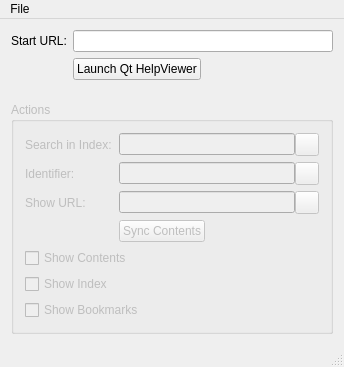
<ui version="4.0" >
 <class>RemoteControlClass</class>
 <widget class="QMainWindow" name="RemoteControlClass" >
  <property name="geometry" >
   <rect>
    <x>0</x>
    <y>0</y>
    <width>344</width>
    <height>364</height>
   </rect>
  </property>
  <property name="windowTitle" >
   <string>RemoteControl</string>
  </property>
  <widget class="QWidget" name="centralWidget" >
   <layout class="QGridLayout" >
    <item row="0" column="0" >
     <widget class="QLabel" name="label" >
      <property name="text" >
       <string>Start URL:</string>
      </property>
     </widget>
    </item>
    <item row="0" column="1" colspan="2" >
     <widget class="QLineEdit" name="startUrlLineEdit" />
    </item>
    <item row="1" column="1" >
     <widget class="QPushButton" name="launchButton" >
      <property name="text" >
       <string>Launch Qt HelpViewer</string>
      </property>
     </widget>
    </item>
    <item row="1" column="2" >
     <spacer>
      <property name="orientation" >
       <enum>Qt::Horizontal</enum>
      </property>
      <property name="sizeHint" >
       <size>
        <width>101</width>
        <height>20</height>
       </size>
      </property>
     </spacer>
    </item>
    <item row="2" column="1" >
     <spacer>
      <property name="orientation" >
       <enum>Qt::Vertical</enum>
      </property>
      <property name="sizeType" >
       <enum>QSizePolicy::Fixed</enum>
      </property>
      <property name="sizeHint" >
       <size>
        <width>113</width>
        <height>16</height>
       </size>
      </property>
     </spacer>
    </item>
    <item row="3" column="0" colspan="3" >
     <widget class="QGroupBox" name="actionGroupBox" >
      <property name="enabled" >
       <bool>false</bool>
      </property>
      <property name="title" >
       <string>Actions</string>
      </property>
      <layout class="QGridLayout" >
       <item row="0" column="0" >
        <widget class="QLabel" name="label_2" >
         <property name="text" >
          <string>Search in Index:</string>
         </property>
        </widget>
       </item>
       <item row="0" column="1" colspan="2" >
        <layout class="QHBoxLayout" >
         <property name="spacing" >
          <number>0</number>
         </property>
         <item>
          <widget class="QLineEdit" name="indexLineEdit" />
         </item>
         <item>
          <widget class="QToolButton" name="indexButton" >
           <property name="text" >
            <string/>
           </property>
           <property name="icon" >
            <iconset resource="remotecontrol.qrc" >:/remotecontrol/enter.png</iconset>
           </property>
          </widget>
         </item>
        </layout>
       </item>
       <item row="1" column="0" >
        <widget class="QLabel" name="label_4" >
         <property name="text" >
          <string>Identifier:</string>
         </property>
        </widget>
       </item>
       <item row="1" column="1" colspan="2" >
        <layout class="QHBoxLayout" >
         <property name="spacing" >
          <number>0</number>
         </property>
         <item>
          <widget class="QLineEdit" name="identifierLineEdit" />
         </item>
         <item>
          <widget class="QToolButton" name="identifierButton" >
           <property name="text" >
            <string/>
           </property>
           <property name="icon" >
            <iconset resource="remotecontrol.qrc" >:/remotecontrol/enter.png</iconset>
           </property>
          </widget>
         </item>
        </layout>
       </item>
       <item row="2" column="0" >
        <widget class="QLabel" name="label_3" >
         <property name="text" >
          <string>Show URL:</string>
         </property>
        </widget>
       </item>
       <item row="2" column="1" colspan="2" >
        <layout class="QHBoxLayout" >
         <property name="spacing" >
          <number>0</number>
         </property>
         <item>
          <widget class="QLineEdit" name="urlLineEdit" />
         </item>
         <item>
          <widget class="QToolButton" name="urlButton" >
           <property name="text" >
            <string/>
           </property>
           <property name="icon" >
            <iconset resource="remotecontrol.qrc" >:/remotecontrol/enter.png</iconset>
           </property>
          </widget>
         </item>
        </layout>
       </item>
       <item row="3" column="1" >
        <widget class="QPushButton" name="syncContentsButton" >
         <property name="text" >
          <string>Sync Contents</string>
         </property>
        </widget>
       </item>
       <item row="3" column="2" >
        <spacer>
         <property name="orientation" >
          <enum>Qt::Horizontal</enum>
         </property>
         <property name="sizeHint" >
          <size>
           <width>81</width>
           <height>20</height>
          </size>
         </property>
        </spacer>
       </item>
       <item row="4" column="0" colspan="3" >
        <widget class="QCheckBox" name="contentsCheckBox" >
         <property name="text" >
          <string>Show Contents</string>
         </property>
        </widget>
       </item>
       <item row="5" column="0" >
        <widget class="QCheckBox" name="indexCheckBox" >
         <property name="text" >
          <string>Show Index</string>
         </property>
        </widget>
       </item>
       <item row="6" column="0" colspan="3" >
        <widget class="QCheckBox" name="bookmarksCheckBox" >
         <property name="text" >
          <string>Show Bookmarks</string>
         </property>
        </widget>
       </item>
      </layout>
     </widget>
    </item>
   </layout>
  </widget>
  <widget class="QMenuBar" name="menuBar" >
   <property name="geometry" >
    <rect>
     <x>0</x>
     <y>0</y>
     <width>344</width>
     <height>21</height>
    </rect>
   </property>
   <widget class="QMenu" name="menuFile" >
    <property name="title" >
     <string>File</string>
    </property>
    <addaction name="actionQuit" />
   </widget>
   <addaction name="menuFile" />
  </widget>
  <widget class="QStatusBar" name="statusBar" />
  <action name="actionQuit" >
   <property name="text" >
    <string>Quit</string>
   </property>
  </action>
 </widget>
 <layoutdefault spacing="6" margin="11" />
 <resources>
  <include location="remotecontrol.qrc" />
 </resources>
 <connections/>
</ui>
